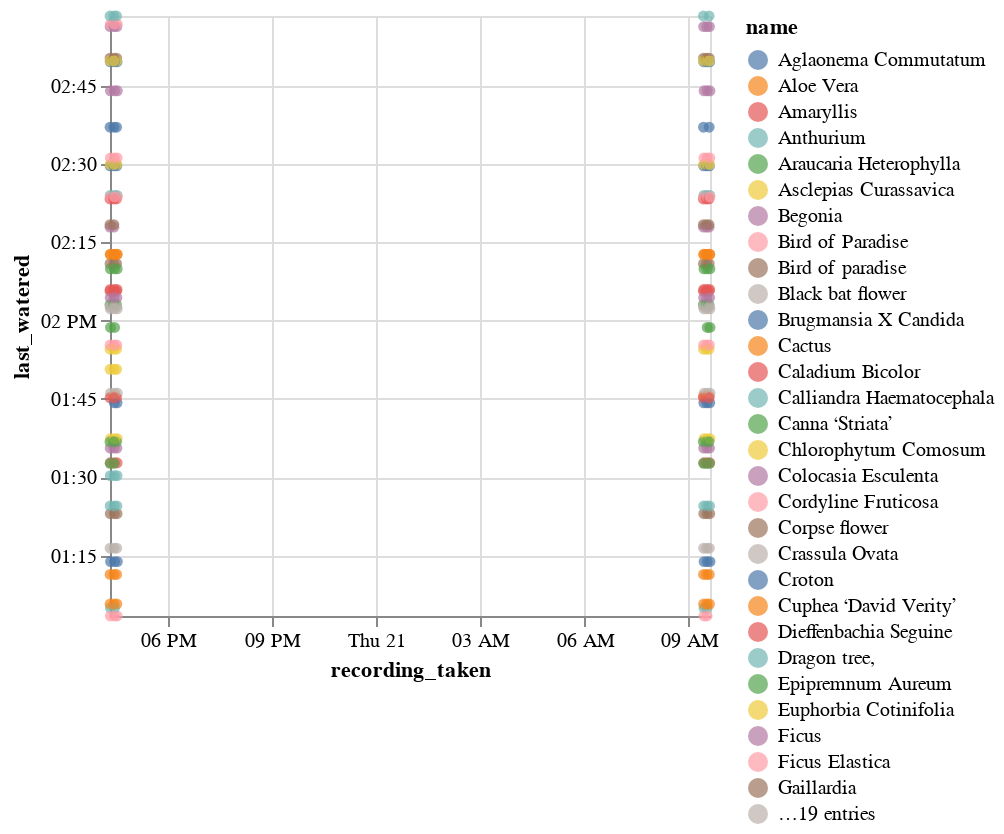

The code cell stored with this chart in its notebook:
### Code cell
alt.Chart(plants_data).mark_circle().encode(
    x='recording_taken:T',
    y='last_watered:T',
    color = 'name:N'
)

### Figure 1 — Vega-Lite specification as saved in the notebook (floating-point values rounded to 4 significant figures; data arrays with more than 128 entries replaced by an {"elided": "..."} marker saying what was removed)
{"config": {"view": {"continuousWidth": 300, "continuousHeight": 300}}, "data": {"name": "data-bc42838179cc2e4a600eb81cd53c4004"}, "mark": {"type": "circle"}, "encoding": {"color": {"field": "name", "type": "nominal"}, "x": {"field": "recording_taken", "type": "temporal"}, "y": {"field": "last_watered", "type": "temporal"}}, "$schema": "https://vega.github.io/schema/vega-lite/v5.15.1.json", "datasets": {"data-bc42838179cc2e4a600eb81cd53c4004": {"elided": "266 records"}}}
